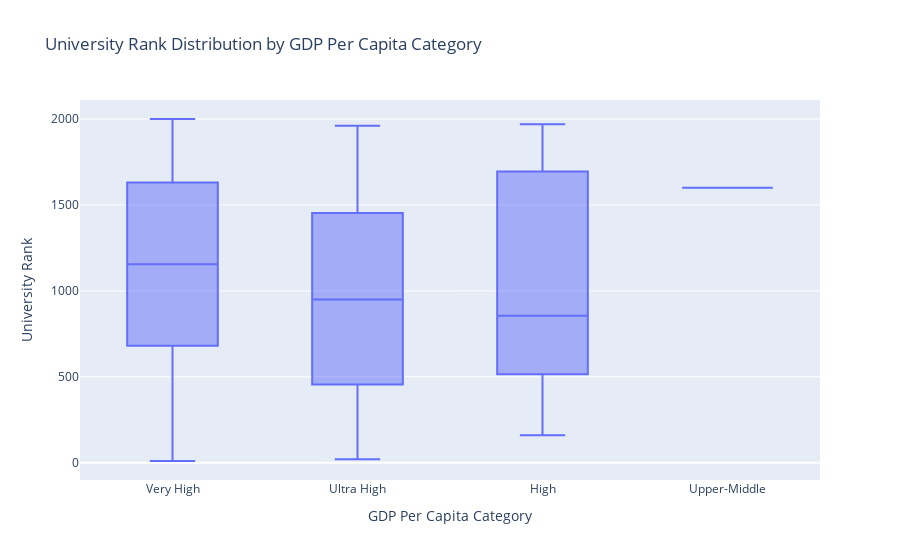

Write notebook code for a chart like this one.
### Code cell
# Define GDP per capita categories
merged_data['GDP per Capita Category'] = pd.cut(
    merged_data['GDP per capita (current US$)'],
    bins=[0, 1000, 5000, 10000, 20000, 50000, float('inf')],
    labels=['Low', 'Lower-Middle', 'Upper-Middle', 'High', 'Very High', 'Ultra High']
)

fig = px.box(
    merged_data,
    x='GDP per Capita Category',
    y='scores_overall_rank',
    title='University Rank Distribution by GDP Per Capita Category',
    labels={'GDP per Capita Category': 'GDP Per Capita Category', 'scores_overall_rank': 'University Rank'}
)

#fig.show()
init_notebook_mode(connected=True)
iplot(fig)

### Figure 1 — Plotly figure (JSON) as saved in the notebook; plotly's stock layout.template omitted (floating-point values rounded to 4 significant figures; data arrays with more than 128 entries replaced by an {"elided": "..."} marker saying what was removed)
{"data": [{"alignmentgroup": "True", "hovertemplate": "GDP Per Capita Category=%{x}<br>University Rank=%{y}<extra></extra>", "legendgroup": "", "marker": {"color": "#636efa"}, "name": "", "notched": false, "offsetgroup": "", "orientation": "v", "showlegend": false, "type": "box", "x": {"elided": "200 str values"}, "x0": " ", "xaxis": "x", "y": {"elided": "200 int values"}, "y0": " ", "yaxis": "y"}], "layout": {"boxmode": "group", "legend": {"tracegroupgap": 0}, "title": {"text": "University Rank Distribution by GDP Per Capita Category"}, "xaxis": {"anchor": "y", "domain": [0, 1], "title": {"text": "GDP Per Capita Category"}}, "yaxis": {"anchor": "x", "domain": [0, 1], "title": {"text": "University Rank"}}}}
